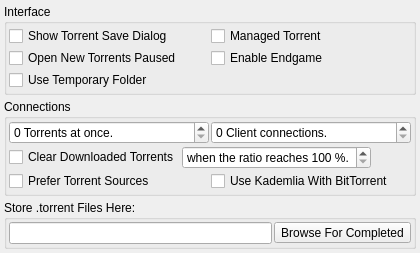
     <widget class="QWidget" name="pageBitTorrent">
      <layout class="QGridLayout" name="gridLayout_35">
       <property name="margin">
        <number>4</number>
       </property>
       <property name="spacing">
        <number>4</number>
       </property>
       <item row="0" column="0">
        <widget class="QGroupBox" name="groupBoxBitTorrentInterface">
         <property name="maximumSize">
          <size>
           <width>16777215</width>
           <height>16777215</height>
          </size>
         </property>
         <property name="title">
          <string>Interface</string>
         </property>
         <layout class="QGridLayout" name="gridLayout_84">
          <property name="margin">
           <number>2</number>
          </property>
          <property name="spacing">
           <number>2</number>
          </property>
          <item row="0" column="0">
           <widget class="QCheckBox" name="checkBoxTorrentSaveDialog">
            <property name="text">
             <string>Show Torrent Save Dialog</string>
            </property>
           </widget>
          </item>
          <item row="1" column="0">
           <widget class="QCheckBox" name="checkBoxTorrentsStartPaused">
            <property name="text">
             <string>Open New Torrents Paused</string>
            </property>
           </widget>
          </item>
          <item row="2" column="0">
           <widget class="QCheckBox" name="checkBoxTorrentsUseTemp">
            <property name="text">
             <string>Use Temporary Folder</string>
            </property>
           </widget>
          </item>
          <item row="0" column="1">
           <widget class="QCheckBox" name="checkBoxManagedTorrent">
            <property name="text">
             <string>Managed Torrent</string>
            </property>
           </widget>
          </item>
          <item row="1" column="1">
           <widget class="QCheckBox" name="checkBoxTorrentsEndgame">
            <property name="text">
             <string>Enable Endgame</string>
            </property>
           </widget>
          </item>
         </layout>
        </widget>
       </item>
       <item row="1" column="0">
        <widget class="QGroupBox" name="groupBoxBitTorrentConnections">
         <property name="maximumSize">
          <size>
           <width>16777215</width>
           <height>16777215</height>
          </size>
         </property>
         <property name="title">
          <string>Connections</string>
         </property>
         <layout class="QGridLayout" name="gridLayout_83">
          <property name="margin">
           <number>2</number>
          </property>
          <property name="spacing">
           <number>2</number>
          </property>
          <item row="0" column="0">
           <widget class="QSpinBox" name="spinBoxTorrentsSimultaneous">
            <property name="suffix">
             <string> Torrents at once.</string>
            </property>
           </widget>
          </item>
          <item row="0" column="1">
           <widget class="QSpinBox" name="spinBoxTorrentsClientConnections">
            <property name="suffix">
             <string> Client connections.</string>
            </property>
           </widget>
          </item>
          <item row="4" column="0">
           <widget class="QCheckBox" name="checkBoxTorrentsPreferTorrent">
            <property name="text">
             <string>Prefer Torrent Sources</string>
            </property>
           </widget>
          </item>
          <item row="4" column="1">
           <widget class="QCheckBox" name="checkBoxTorrentsUseKademlia">
            <property name="text">
             <string>Use Kademlia With BitTorrent</string>
            </property>
           </widget>
          </item>
          <item row="1" column="0" colspan="2">
           <layout class="QGridLayout" name="gridLayoutClearRatio">
            <item row="0" column="0">
             <widget class="QCheckBox" name="checkBoxTorrentsClearDownloaded">
              <property name="text">
               <string>Clear Downloaded Torrents</string>
              </property>
             </widget>
            </item>
            <item row="0" column="1">
             <widget class="QSpinBox" name="spinBoxTorrentsRatioClear">
              <property name="sizePolicy">
               <sizepolicy hsizetype="MinimumExpanding" vsizetype="Fixed">
                <horstretch>0</horstretch>
                <verstretch>0</verstretch>
               </sizepolicy>
              </property>
              <property name="suffix">
               <string> %.</string>
              </property>
              <property name="prefix">
               <string>when the ratio reaches </string>
              </property>
              <property name="minimum">
               <number>100</number>
              </property>
              <property name="maximum">
               <number>300</number>
              </property>
             </widget>
            </item>
            <item row="0" column="2">
             <spacer name="horizontalSpacerClearRatio">
              <property name="orientation">
               <enum>Qt::Horizontal</enum>
              </property>
              <property name="sizeType">
               <enum>QSizePolicy::Preferred</enum>
              </property>
              <property name="sizeHint" stdset="0">
               <size>
                <width>40</width>
                <height>20</height>
               </size>
              </property>
             </spacer>
            </item>
           </layout>
          </item>
         </layout>
        </widget>
       </item>
       <item row="2" column="0">
        <widget class="QGroupBox" name="groupBoxTorrentFolder">
         <property name="maximumSize">
          <size>
           <width>16777215</width>
           <height>16777215</height>
          </size>
         </property>
         <property name="title">
          <string>Store .torrent Files Here:</string>
         </property>
         <layout class="QGridLayout" name="gridLayout_85">
          <property name="margin">
           <number>2</number>
          </property>
          <property name="spacing">
           <number>2</number>
          </property>
          <item row="0" column="0">
           <widget class="QLineEdit" name="lineEditTorrentFolder"/>
          </item>
          <item row="0" column="1">
           <widget class="QToolButton" name="toolButtonTorrentBrowse">
            <property name="text">
             <string>Browse For Completed</string>
            </property>
            <property name="icon">
             <iconset resource="Resource.qrc">
              <normaloff>:/Resource/Library/BrowseFolder.png</normaloff>:/Resource/Library/BrowseFolder.png</iconset>
            </property>
            <property name="iconSize">
             <size>
              <width>24</width>
              <height>24</height>
             </size>
            </property>
           </widget>
          </item>
         </layout>
        </widget>
       </item>
      </layout>
     </widget>
